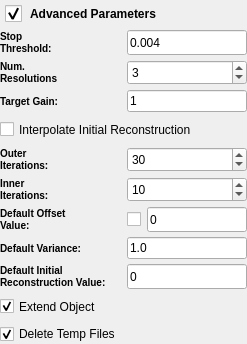
              <widget class="QDisclosableGroupBox" name="advancedParametersGroupBox">
               <property name="minimumSize">
                <size>
                 <width>0</width>
                 <height>0</height>
                </size>
               </property>
               <property name="styleSheet">
                <string notr="true">QGroupBox
{
/*background-color: qlineargradient(x1: 0, y1: 0, x2: 0, y2: 1, stop: 0 #FFFFFF, stop: 1 #DCDCDC); */
background-image: url(:/DisclosableGroupBoxHeader.png);
background-position: top ;
background-repeat: repeat-x;
padding: 30 0 0 0px;
font: 85% italic 12pt &quot;Arial&quot;;
font-weight: bold;
border: 0px solid gray;
margin: 0px;
}
 
QGroupBox::title
{    
subcontrol-origin: padding;    
subcontrol-position: top left;    
padding: 5 5px;    
background-color: rgba(255, 255, 255, 0);
}
QGroupBox::indicator {    
width: 17px;    
height: 17px;
}

QGroupBox::indicator:unchecked {
 image: url(:/bullet_triangle_grey.png);
}
QGroupBox::indicator:unchecked:pressed {
 image: url(:/bullet_triangle_grey.png);
}
QGroupBox::indicator:checked { 
image: url(:/bullet_triangle_grey_down.png);
}
QGroupBox::indicator:checked:pressed { 
image: url(:/bullet_triangle_grey_down.png);
}
</string>
               </property>
               <property name="title">
                <string>Advanced Parameters</string>
               </property>
               <property name="flat">
                <bool>true</bool>
               </property>
               <property name="checkable">
                <bool>true</bool>
               </property>
               <layout class="QGridLayout" name="gridLayout_9">
                <property name="verticalSpacing">
                 <number>5</number>
                </property>
                <property name="margin">
                 <number>0</number>
                </property>
                <item row="10" column="0">
                 <widget class="QLabel" name="label_35">
                  <property name="sizePolicy">
                   <sizepolicy hsizetype="Preferred" vsizetype="Preferred">
                    <horstretch>0</horstretch>
                    <verstretch>0</verstretch>
                   </sizepolicy>
                  </property>
                  <property name="styleSheet">
                   <string notr="true">QLabel {
font-weight: bold;
font-size: 10px;
}</string>
                  </property>
                  <property name="text">
                   <string>Default Offset
Value:</string>
                  </property>
                  <property name="wordWrap">
                   <bool>true</bool>
                  </property>
                 </widget>
                </item>
                <item row="1" column="0">
                 <widget class="QLabel" name="label_49">
                  <property name="sizePolicy">
                   <sizepolicy hsizetype="Preferred" vsizetype="Preferred">
                    <horstretch>0</horstretch>
                    <verstretch>0</verstretch>
                   </sizepolicy>
                  </property>
                  <property name="styleSheet">
                   <string notr="true">QLabel {
font-weight: bold;
font-size: 10px;
}</string>
                  </property>
                  <property name="text">
                   <string>Stop
Threshold:</string>
                  </property>
                  <property name="wordWrap">
                   <bool>true</bool>
                  </property>
                 </widget>
                </item>
                <item row="12" column="1">
                 <widget class="QLineEdit" name="defaultInitialRecon">
                  <property name="sizePolicy">
                   <sizepolicy hsizetype="Preferred" vsizetype="Preferred">
                    <horstretch>0</horstretch>
                    <verstretch>0</verstretch>
                   </sizepolicy>
                  </property>
                  <property name="maximumSize">
                   <size>
                    <width>125</width>
                    <height>16777215</height>
                   </size>
                  </property>
                  <property name="text">
                   <string>0</string>
                  </property>
                 </widget>
                </item>
                <item row="11" column="1">
                 <widget class="QLineEdit" name="defaultVariance">
                  <property name="sizePolicy">
                   <sizepolicy hsizetype="Preferred" vsizetype="Preferred">
                    <horstretch>0</horstretch>
                    <verstretch>0</verstretch>
                   </sizepolicy>
                  </property>
                  <property name="maximumSize">
                   <size>
                    <width>125</width>
                    <height>16777215</height>
                   </size>
                  </property>
                  <property name="text">
                   <string>1.0</string>
                  </property>
                 </widget>
                </item>
                <item row="11" column="0">
                 <widget class="QLabel" name="label_38">
                  <property name="sizePolicy">
                   <sizepolicy hsizetype="Preferred" vsizetype="Preferred">
                    <horstretch>0</horstretch>
                    <verstretch>0</verstretch>
                   </sizepolicy>
                  </property>
                  <property name="styleSheet">
                   <string notr="true">QLabel {
font-weight: bold;
font-size: 10px;
}</string>
                  </property>
                  <property name="text">
                   <string>Default Variance:</string>
                  </property>
                  <property name="wordWrap">
                   <bool>true</bool>
                  </property>
                 </widget>
                </item>
                <item row="9" column="0">
                 <widget class="QLabel" name="label_8">
                  <property name="sizePolicy">
                   <sizepolicy hsizetype="Preferred" vsizetype="Preferred">
                    <horstretch>0</horstretch>
                    <verstretch>0</verstretch>
                   </sizepolicy>
                  </property>
                  <property name="styleSheet">
                   <string notr="true">QLabel {
font-weight: bold;
font-size: 10px;
}</string>
                  </property>
                  <property name="text">
                   <string>Inner
Iterations:</string>
                  </property>
                  <property name="wordWrap">
                   <bool>true</bool>
                  </property>
                 </widget>
                </item>
                <item row="5" column="1">
                 <widget class="QLineEdit" name="targetGain">
                  <property name="sizePolicy">
                   <sizepolicy hsizetype="Maximum" vsizetype="Fixed">
                    <horstretch>0</horstretch>
                    <verstretch>0</verstretch>
                   </sizepolicy>
                  </property>
                  <property name="maximumSize">
                   <size>
                    <width>125</width>
                    <height>16777215</height>
                   </size>
                  </property>
                  <property name="text">
                   <string>1</string>
                  </property>
                 </widget>
                </item>
                <item row="10" column="1">
                 <layout class="QHBoxLayout" name="horizontalLayout">
                  <property name="spacing">
                   <number>6</number>
                  </property>
                  <item>
                   <widget class="QCheckBox" name="useDefaultOffset">
                    <property name="sizePolicy">
                     <sizepolicy hsizetype="MinimumExpanding" vsizetype="Preferred">
                      <horstretch>0</horstretch>
                      <verstretch>0</verstretch>
                     </sizepolicy>
                    </property>
                    <property name="text">
                     <string/>
                    </property>
                    <property name="checked">
                     <bool>false</bool>
                    </property>
                   </widget>
                  </item>
                  <item>
                   <widget class="QLineEdit" name="defaultOffset">
                    <property name="sizePolicy">
                     <sizepolicy hsizetype="Preferred" vsizetype="Preferred">
                      <horstretch>0</horstretch>
                      <verstretch>0</verstretch>
                     </sizepolicy>
                    </property>
                    <property name="minimumSize">
                     <size>
                      <width>0</width>
                      <height>20</height>
                     </size>
                    </property>
                    <property name="maximumSize">
                     <size>
                      <width>100</width>
                      <height>16777215</height>
                     </size>
                    </property>
                    <property name="text">
                     <string>0</string>
                    </property>
                   </widget>
                  </item>
                 </layout>
                </item>
                <item row="12" column="0">
                 <widget class="QLabel" name="label_39">
                  <property name="sizePolicy">
                   <sizepolicy hsizetype="Preferred" vsizetype="Preferred">
                    <horstretch>0</horstretch>
                    <verstretch>0</verstretch>
                   </sizepolicy>
                  </property>
                  <property name="styleSheet">
                   <string notr="true">QLabel {
font-weight: bold;
font-size: 10px;
}</string>
                  </property>
                  <property name="text">
                   <string>Default Initial
Reconstruction Value:</string>
                  </property>
                  <property name="wordWrap">
                   <bool>true</bool>
                  </property>
                 </widget>
                </item>
                <item row="2" column="0">
                 <widget class="QLabel" name="label_3">
                  <property name="sizePolicy">
                   <sizepolicy hsizetype="Preferred" vsizetype="Preferred">
                    <horstretch>0</horstretch>
                    <verstretch>0</verstretch>
                   </sizepolicy>
                  </property>
                  <property name="styleSheet">
                   <string notr="true">QLabel {
font-weight: bold;
font-size: 10px;
}</string>
                  </property>
                  <property name="text">
                   <string>Num. 
Resolutions</string>
                  </property>
                  <property name="wordWrap">
                   <bool>true</bool>
                  </property>
                 </widget>
                </item>
                <item row="8" column="0">
                 <widget class="QLabel" name="label_4">
                  <property name="sizePolicy">
                   <sizepolicy hsizetype="Preferred" vsizetype="Preferred">
                    <horstretch>0</horstretch>
                    <verstretch>0</verstretch>
                   </sizepolicy>
                  </property>
                  <property name="styleSheet">
                   <string notr="true">QLabel {
font-weight: bold;
font-size: 10px;
}</string>
                  </property>
                  <property name="text">
                   <string>Outer
Iterations:</string>
                  </property>
                  <property name="wordWrap">
                   <bool>true</bool>
                  </property>
                 </widget>
                </item>
                <item row="8" column="1">
                 <widget class="QSpinBox" name="outerIterations">
                  <property name="sizePolicy">
                   <sizepolicy hsizetype="Minimum" vsizetype="Preferred">
                    <horstretch>0</horstretch>
                    <verstretch>0</verstretch>
                   </sizepolicy>
                  </property>
                  <property name="minimum">
                   <number>1</number>
                  </property>
                  <property name="value">
                   <number>30</number>
                  </property>
                 </widget>
                </item>
                <item row="13" column="0">
                 <widget class="QCheckBox" name="extendObject">
                  <property name="sizePolicy">
                   <sizepolicy hsizetype="Preferred" vsizetype="Preferred">
                    <horstretch>0</horstretch>
                    <verstretch>0</verstretch>
                   </sizepolicy>
                  </property>
                  <property name="minimumSize">
                   <size>
                    <width>0</width>
                    <height>25</height>
                   </size>
                  </property>
                  <property name="text">
                   <string>Extend Object</string>
                  </property>
                  <property name="checked">
                   <bool>true</bool>
                  </property>
                 </widget>
                </item>
                <item row="5" column="0">
                 <widget class="QLabel" name="label_47">
                  <property name="styleSheet">
                   <string notr="true">QLabel {
font-weight: bold;
font-size: 10px;
}</string>
                  </property>
                  <property name="text">
                   <string>Target Gain:</string>
                  </property>
                 </widget>
                </item>
                <item row="2" column="1">
                 <widget class="QSpinBox" name="numResolutions">
                  <property name="sizePolicy">
                   <sizepolicy hsizetype="Minimum" vsizetype="Preferred">
                    <horstretch>0</horstretch>
                    <verstretch>0</verstretch>
                   </sizepolicy>
                  </property>
                  <property name="maximumSize">
                   <size>
                    <width>125</width>
                    <height>16777215</height>
                   </size>
                  </property>
                  <property name="minimum">
                   <number>1</number>
                  </property>
                  <property name="maximum">
                   <number>100</number>
                  </property>
                  <property name="value">
                   <number>3</number>
                  </property>
                 </widget>
                </item>
                <item row="6" column="0" colspan="2">
                 <widget class="QCheckBox" name="interpolateInitialRecontruction">
                  <property name="sizePolicy">
                   <sizepolicy hsizetype="Preferred" vsizetype="Preferred">
                    <horstretch>0</horstretch>
                    <verstretch>0</verstretch>
                   </sizepolicy>
                  </property>
                  <property name="minimumSize">
                   <size>
                    <width>0</width>
                    <height>25</height>
                   </size>
                  </property>
                  <property name="styleSheet">
                   <string notr="true">QCheckbox {
font-weight: bold;
font-size: 10px;
}</string>
                  </property>
                  <property name="text">
                   <string>Interpolate Initial Reconstruction</string>
                  </property>
                 </widget>
                </item>
                <item row="9" column="1">
                 <widget class="QSpinBox" name="innerIterations">
                  <property name="sizePolicy">
                   <sizepolicy hsizetype="Minimum" vsizetype="Preferred">
                    <horstretch>0</horstretch>
                    <verstretch>0</verstretch>
                   </sizepolicy>
                  </property>
                  <property name="minimum">
                   <number>1</number>
                  </property>
                  <property name="value">
                   <number>10</number>
                  </property>
                 </widget>
                </item>
                <item row="1" column="1">
                 <widget class="QLineEdit" name="stopThreshold">
                  <property name="sizePolicy">
                   <sizepolicy hsizetype="Maximum" vsizetype="Preferred">
                    <horstretch>0</horstretch>
                    <verstretch>0</verstretch>
                   </sizepolicy>
                  </property>
                  <property name="maximumSize">
                   <size>
                    <width>125</width>
                    <height>16777215</height>
                   </size>
                  </property>
                  <property name="text">
                   <string>0.004</string>
                  </property>
                 </widget>
                </item>
                <item row="14" column="0">
                 <widget class="QCheckBox" name="m_DeleteTempFiles">
                  <property name="text">
                   <string>Delete Temp Files</string>
                  </property>
                  <property name="checked">
                   <bool>true</bool>
                  </property>
                 </widget>
                </item>
               </layout>
              </widget>
